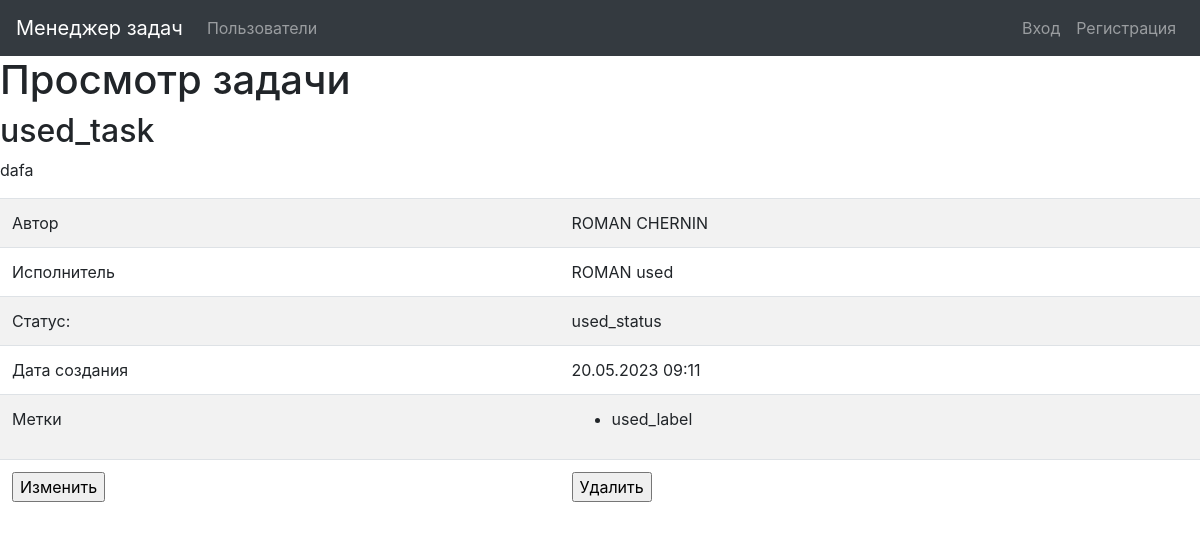
The page /tasks/6/ on the database its author committed.
### task_manager/tasks/models.py (models this page shows, shortened)
class Task(models.Model):
    name = models.CharField(_('Name'), max_length=100, unique=True)
    description = models.TextField(_('Description'), )
    author = models.ForeignKey(User, on_delete=models.PROTECT,
                               related_name='user_author')
    status = models.ForeignKey(Status, on_delete=models.PROTECT)
    executor = models.ForeignKey(User, on_delete=models.PROTECT,
                                 related_name='user_assignee')
    labels = models.ManyToManyField(Label, through=TaskLabel,
                                    related_name='tasks')
    created_at = models.DateTimeField(default=timezone.now)

### task_manager/users/models.py (models this page shows, shortened)
class User(AbstractUser):
    created_at = models.DateTimeField(default=timezone.now)
    is_active = models.BooleanField(default=True)
    is_admin = models.BooleanField(default=False)
    objects = UserManager()

### task_manager/statuses/models.py (models this page shows)
class Status(models.Model):
    name = models.CharField(_('Name'), max_length=100, unique=True)
    created_at = models.DateTimeField(default=timezone.now)
    def __str__(self):
        return self.name

### task_manager/labels/models.py (models this page shows, shortened)
class Label(models.Model):
    name = models.CharField(_('Name'), max_length=100, unique=True)
    created_at = models.DateTimeField(default=timezone.now)

### task_manager/tasks/views.py (the view)
# urls.py: path('<int:pk>/', views.TaskDetailsView.as_view(),
class TaskDetailsView(View):
    model = Task
    template_name = 'task/tasks_list.html'
    context_object_name = 'tasks'
    def get(self, request, *args, **kwargs):
        task_id = kwargs.get('pk')
        task = Task.objects.get(id=task_id)
        task_labels = task.labels.values_list('name', flat=True)
        return render(request, 'task/task_details.html', context={
            'task': task, 'task_labels': task_labels
        })

### task_manager/templates/task/task_details.html (shortened to what this page needs)
{% extends "base.html" %}
{% block content %}
{% load i18n %}
<h1>{% translate "Task details" %}</h1>
 <div>
  <div><h2>{{ task.name }}</h2></div>
  <div><p>{{ task.description }}<p></div>
<table  class="table table-striped">
  <tr>
  <td>{% translate "Author:" %}</td>
  <td>{{ task.author.first_name }} {{ task.author.last_name }}</td>
  </tr>
  <tr>
  <td>{% translate "Assigned to:" %}</td>
  <td>{{ task.executor.first_name }} {{ task.executor.last_name }}</td>
  </tr>
  <tr>
  <td>{% translate "Status:" %}</td>
  <td>{{ task.status }}</td>
  </tr>
  <tr>
  <td>{% translate "Created at:" %}</td>
  <td>{{ task.created_at|date:"d.m.Y H:i" }}</td>
  </tr>
  <tr>
  <td>{% translate "Labels:" %}</td>
  <td>
  <ul>
  {% for i in task_labels %}
  <li>{{ i }}</li>
  {% endfor %}
  </ul>
  </td>
  </tr>
  <tr>
  <td>
  <form action="{% url 'task_update' pk=task.id %}" method="get">
  <input type="submit" value="Изменить">
  </form>
  </td>
  <td>
  <form action="{% url 'task_delete' pk=task.id %}" method="get">
  <input type="submit" value="Удалить">
  </form>
  </td>
  </tr>
</table>
</div>
{% endblock %}

### rows shown on the page
Task: name "used_task", description "dafa", author.first_name "ROMAN", author.last_name "CHERNIN", executor.first_name "ROMAN", executor.last_name "used", status "used_status", created_at "20.05.2023 09:11"
Label: name "used_label"
